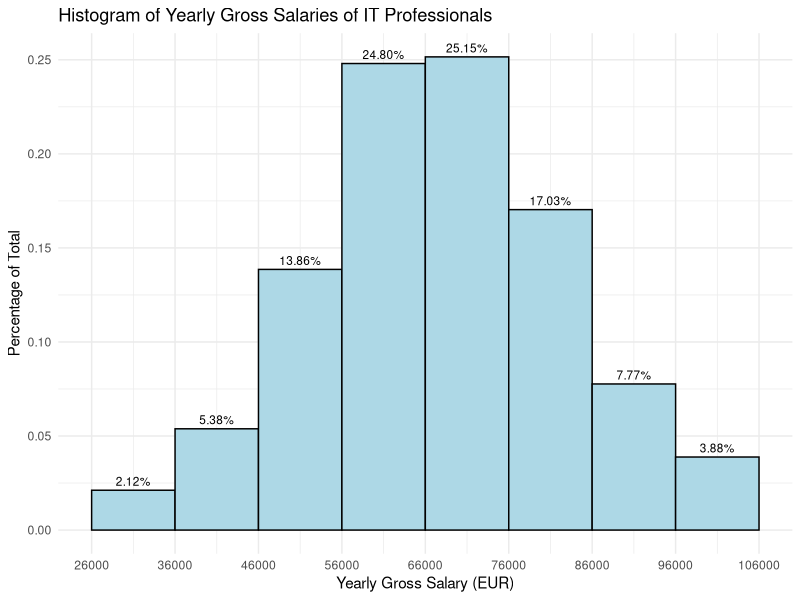
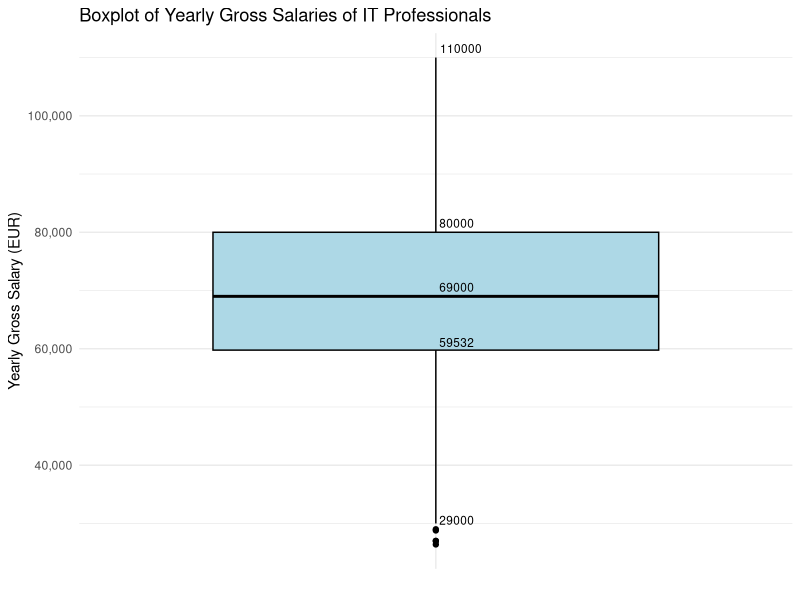
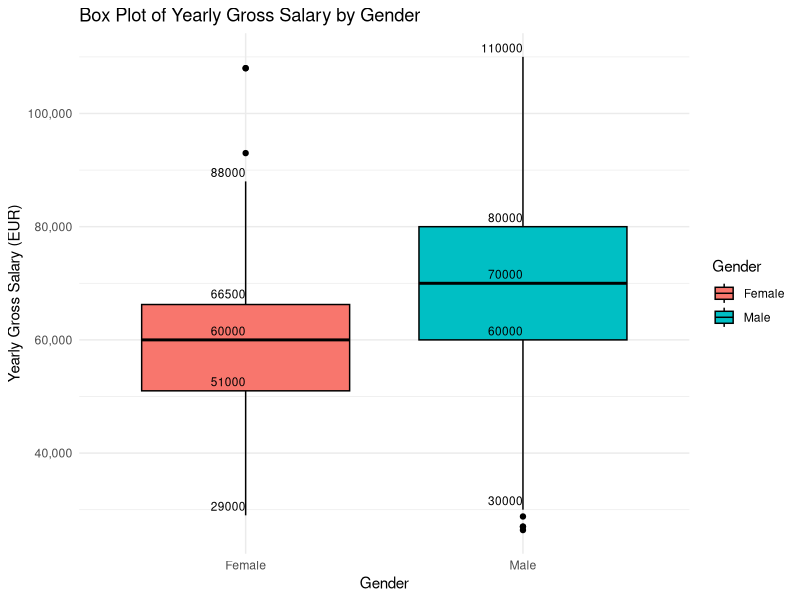
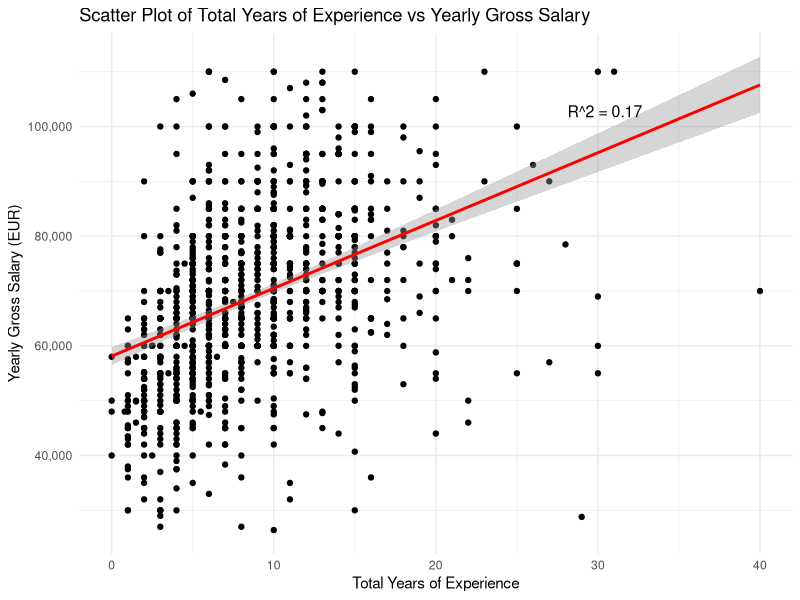
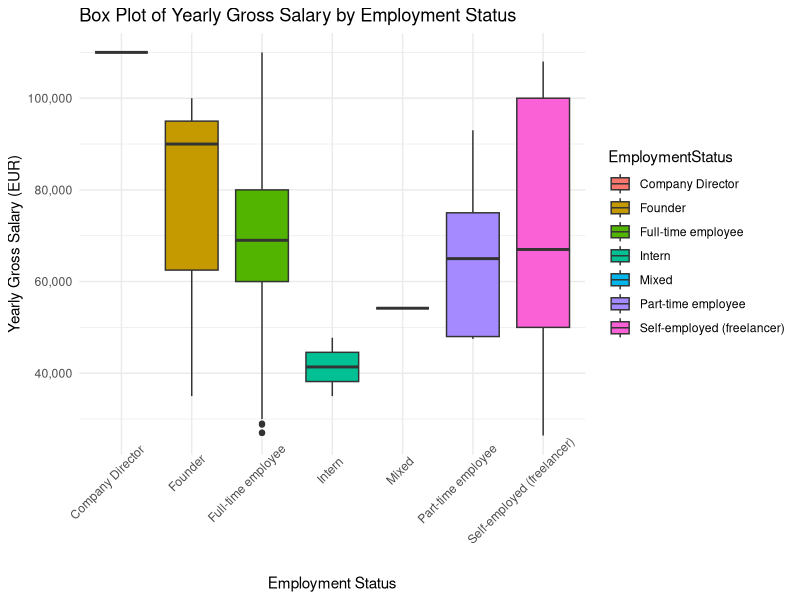
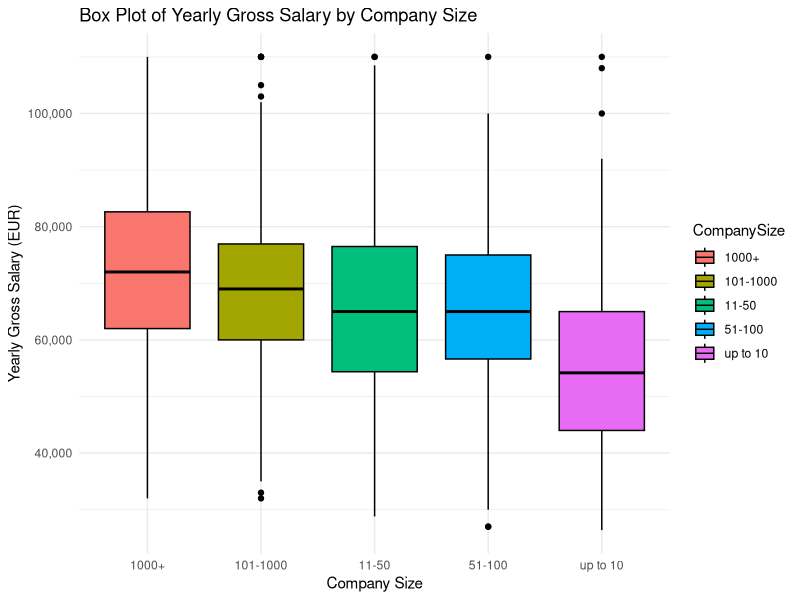
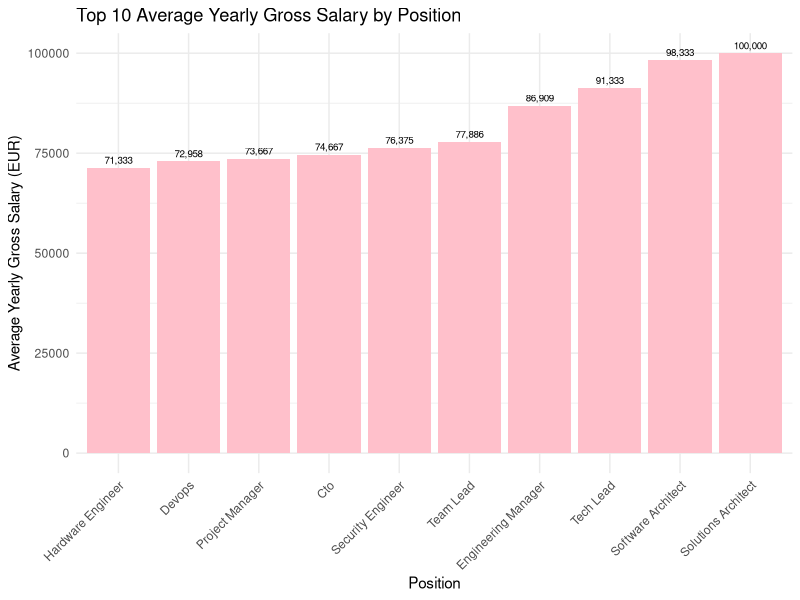
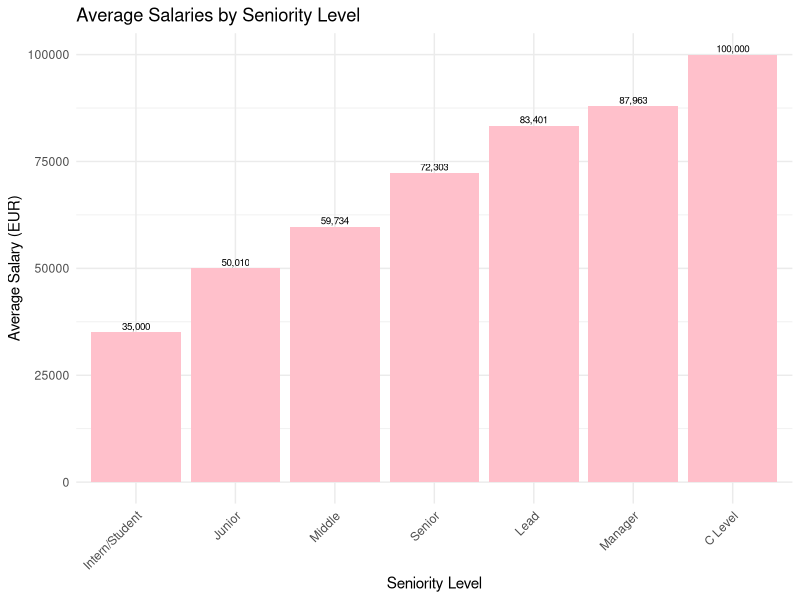

The R script that drew these images, in order:
## ---- chunk 1
library(readr)
library(readxl)
library(ggplot2)
library(tidyverse)
library(dplyr)
library(stringr)
#install.packages("Hmisc")
library(Hmisc)
## ---- chunk 2
employee_demographics <- read.csv("survey_employee_demographics.csv", na.strings = c("", "-", "--"))
employee_employment_details <- read_excel("survey_employee_employment_details.xlsx", na = c("", "-", "--"))
combined_employee <- merge(employee_demographics, employee_employment_details, by = "RecordID")
combined_employee
## ---- chunk 3
describe(combined_employee)
summary(combined_employee)
## ---- chunk 4
clean_combined_employee <- combined_employee %>%
  rename(
    `Total Years of Experience` = TotalYearsOfExperience,
    `Years of Experience in Germany` = YearsOfExperienceInGermany,
    `Main Programming Language` = YourMainProgrammingLanguage,
    `Other Programming Language` = OtherProgrammingLanguagesYouUseOften,
    `Yearly Brutto Salary (EUR)` = YearlyBruttoSalaryInEUR,
    `Yearly Bonus and Stocks (EUR)` = YearlyBonusAndStocksInEUR,
    `Annual Brutto Salary Last Year` = AnnualBruttoSalaryOneYearAgo,
    `Annual Bonus And Stocks Last Year` = AnnualBonusAndStocksOneYearAgo,
    `Number of Vacation Days` = NumberOfVacationDays,
    `Main Language At Work` = MainLanguageAtWork,
    `Lost Job due to COVID19` = HaveYouLostYourJobDueToTheCoronavirusOutbreak,
    `Kurzarbeit's Hours per Week` = HaveYouBeenForcedToHaveAShorterWorkingWeekKnownAsKurzarbeitIfYesHowManyHoursPerWeek,
    `WFH Additional Monetary from Employer (2020, EUR)` = HaveYouReceivedAdditionalMonetarySupportFromYourEmployerDueToWorkFromHomeIfYesHowMuchIn2020InEUR
  )
clean_combined_employee
## ---- chunk 5
na_counts <- rowSums(is.na(clean_combined_employee[ , !(names(clean_combined_employee) %in% c("Kurzarbeit's Hours per Week", "WFH Additional Monetary from Employer (2020, EUR)"))]))
clean_combined_employee <- clean_combined_employee[na_counts <= 5, ]
## ---- chunk 6
#Modifying data entries:
  ##Converting comma to decimal point in some data entries:
clean_combined_employee$`Total Years of Experience` <- gsub(",", ".", clean_combined_employee$`Total Years of Experience`)

#Extracting the first numeric part of some data entries:
clean_combined_employee$`Total Years of Experience` <- str_extract(clean_combined_employee$`Total Years of Experience`, "\\d+\\.?\\d*")

#Assigning a numeric value to data entry "less than year":
clean_combined_employee$`Total Years of Experience`[clean_combined_employee$`Total Years of Experience` == "less than year"] <- "0.5" #assuming half a year for "less than a year"

#Double check to ensure that all of entries are in the correct format:
unique(clean_combined_employee$`Total Years of Experience`)
## ---- chunk 7
#Modifying:
 ##Replacing comma in data entries
clean_combined_employee$`Years of Experience in Germany` <- gsub(",", ".", clean_combined_employee$`Years of Experience in Germany`)
 ##Transferring text to numeric
clean_combined_employee <- clean_combined_employee %>%
  mutate (
    `Years of Experience in Germany` = case_when(
      `Years of Experience in Germany` == "⁰" ~ "0",
      grepl("in Poland|in Switzerland", `Years of Experience in Germany`, ignore.case = TRUE) ~ "0",
      grepl("less than year", `Years of Experience in Germany`, ignore.case = TRUE) ~ "0.5",
      grepl("4 month", `Years of Experience in Germany`, ignore.case = TRUE) ~ "0.3",
      grepl("3 month", `Years of Experience in Germany`, ignore.case = TRUE) ~ "0.25",
      grepl("<1", `Years of Experience in Germany`, ignore.case = TRUE) ~ "0.8",
      grepl("lab",`Years of Experience in Germany`, ignore.case = TRUE) ~ "0",
      TRUE ~ `Years of Experience in Germany`
    )
  )
#Double check to ensure that all of entries are in the correct format:
unique(clean_combined_employee$`Years of Experience in Germany`)
## ---- chunk 8
#Standardizing data entries:
clean_combined_employee <- clean_combined_employee %>%
  mutate(
    SeniorityLevel = case_when(
      grepl("intern|student", SeniorityLevel, ignore.case = TRUE) ~ "Intern/Student",
      grepl("junior", SeniorityLevel, ignore.case = TRUE) ~ "Junior",
      grepl("senior", SeniorityLevel, ignore.case = TRUE) ~ "Senior",
      grepl("lead|key|principal", SeniorityLevel, ignore.case = TRUE) ~ "Lead",
      grepl("entry level", SeniorityLevel, ignore.case = TRUE) ~ "Junior",
      grepl("head|Work Center", SeniorityLevel, ignore.case = TRUE) ~ "Manager", 
      grepl("cto|c-level|c level|director|vp", SeniorityLevel, ignore.case = TRUE) ~ "C Level",
      grepl("no level|no idea", SeniorityLevel, ignore.case = TRUE) ~ NA,
      TRUE ~ SeniorityLevel
    ),
    SeniorityLevel = str_to_title(SeniorityLevel)  
  )

# Printing the updated seniority levels to verify the changes
unique(clean_combined_employee$SeniorityLevel)
## ---- chunk 9
#Removing decimals from data entries
clean_combined_employee$`Yearly Brutto Salary (EUR)` <- round(as.numeric(clean_combined_employee$`Yearly Brutto Salary (EUR)`))

#Replacing outliers with NAs
salary_outliers <- boxplot.stats(clean_combined_employee$`Yearly Brutto Salary (EUR)`)$out
salary_outliers

which(clean_combined_employee$`Yearly Brutto Salary (EUR)` %in% salary_outliers)

clean_combined_employee[which(clean_combined_employee$`Yearly Brutto Salary (EUR)` %in% salary_outliers), "Yearly Brutto Salary (EUR)"] <- NA

##Double check to ensure that all of entries are in the correct format
summary(clean_combined_employee$`Yearly Brutto Salary (EUR)`)

## ---- chunk 10
#Standardizing:
clean_combined_employee <- clean_combined_employee %>%
  mutate(EmploymentStatus = case_when(
    grepl("working|student|intern", EmploymentStatus, ignore.case = TRUE) ~ "Intern",
    EmploymentStatus == "Full-time position, part-time position, & self-employed (freelancing, tutoring)" ~ "Mixed",
    EmploymentStatus == "full-time, but 32 hours per week (it was my request, I'm a student)" ~ "Full-time employee",
    EmploymentStatus == "Full-time position, part-time position, & self-employed (freelancing, tutoring)" ~ "Mixed",
    TRUE ~ EmploymentStatus
  ))
#Double check to ensure that all of entries are in the correct format
unique(clean_combined_employee$EmploymentStatus)
## ---- chunk 11
#Standardizing:
clean_combined_employee <- clean_combined_employee %>%
  mutate(
    Position = case_when(
       Position == "working student (QA)" ~ "QA Engineer",
       Position == "Testautomation" ~ "Test Automation",
       Position == "Testmanager" ~ "Test Manager",
       Position == "Systemadministrator" ~ "System Administrator", 
       Position == "Software Architekt" ~ "Software Architect",
       Position == "Senior Network&Security Eng." ~ "Security Engineer", 
       grepl("dana|dba", Position, ignore.case = TRUE) ~ "Data Analyst",
       grepl("sre|sw", Position, ignore.case = TRUE) ~ "Software Engineer",
       grepl("consult", Position, ignore.case = TRUE) ~ "Consultant",
       grepl("sales", Position, ignore.case = TRUE) ~ "Sales", 
       grepl("Fullstack Engineer, Ну Или Software Engineer", Position, ignore.case = TRUE) ~ "Fullstack Engineer", 
       grepl("analyst", Position, ignore.case = TRUE) & !grepl("data analyst", Position, ignore.case = TRUE) ~ "Business Analyst",
       grepl("Databengineer", Position, ignore.case = TRUE) ~ "Data Engineer",
       grepl("(?=.*\\bdata\\b)(?=.*\\bengineer\\b)", Position, ignore.case = TRUE, perl = TRUE) ~ "Data Engineer",
       grepl("(?=.*\\bsoftware\\b)(?=.*\\bengineer\\b)", Position, ignore.case = TRUE, perl = TRUE) ~ "Software Engineer",
       grepl("tech.*lead|technical lead", Position, ignore.case = TRUE) ~ "Tech Lead",
       grepl("teamlead|team lead", Position, ignore.case = TRUE) ~ "Team Lead",
       grepl("Full-Stack", Position, ignore.case = TRUE) ~ "Fullstack Developer",
       TRUE ~ (Position),
    ),
    Position = str_to_title(str_trim(Position))
  )
unique(clean_combined_employee$Position)   
## ---- chunk 12
#Modifying inconsistency:
clean_combined_employee <- clean_combined_employee %>%
  mutate(
     `Lost Job due to COVID19`= case_when(
       `Lost Job due to COVID19` == "i didn't but will be looking for new one because of covid" ~ "No",
       `Lost Job due to COVID19` == "Lost the job but for different reason" ~ "No",
       `Lost Job due to COVID19` == "Have been a freelancer at the beginning of year" ~ "No",
       `Lost Job due to COVID19` == "Leads and project inquiries have slowed down" ~ "No",
       `Lost Job due to COVID19` == "Laid off for a bit" ~ "No",
       grepl("No", `Lost Job due to COVID19`, ignore.case = TRUE) ~ "No",
       grepl("kurzarbeitzeit", `Lost Job due to COVID19`, ignore.case = TRUE) ~ "No",
       grepl("Yes", `Lost Job due to COVID19`, ignore.case = TRUE) ~ "Yes",
       TRUE ~ (`Lost Job due to COVID19`),
    ),
   `Lost Job due to COVID19` = str_to_title(str_trim(`Lost Job due to COVID19`))
  )
unique(clean_combined_employee$`Lost Job due to COVID19`) 
## ---- chunk 13
clean_combined_employee <- clean_combined_employee %>%
  mutate(
    Gender = as.factor(Gender),
    Age = as.numeric(Age),
    `Total Years of Experience` = as.numeric(`Total Years of Experience`),
    `Years of Experience in Germany` = as.numeric(`Years of Experience in Germany`),
    `Number of Vacation Days` = as.numeric(`Number of Vacation Days`),
    `Yearly Brutto Salary (EUR)` = as.numeric(`Yearly Brutto Salary (EUR)`),
    `Yearly Bonus and Stocks (EUR)` = as.numeric(`Yearly Bonus and Stocks (EUR)`),
    `Annual Bonus And Stocks Last Year` = as.numeric(`Annual Bonus And Stocks Last Year`),
    `Annual Brutto Salary Last Year` = as.numeric(`Annual Brutto Salary Last Year`),
    `Kurzarbeit's Hours per Week` = as.numeric(`Kurzarbeit's Hours per Week`),
    `WFH Additional Monetary from Employer (2020, EUR)` = as.numeric(`WFH Additional Monetary from Employer (2020, EUR)`),
    EmploymentStatus = as.character(EmploymentStatus),
    `Lost Job due to COVID19` = as.factor(`Lost Job due to COVID19`)
  )

## ---- chunk 14
breaks <- seq(26000, 110000, by = 10000)

ggplot(clean_combined_employee, aes(x = `Yearly Brutto Salary (EUR)`)) +
  geom_histogram(aes(y = ..count../sum(..count..)), breaks = breaks, fill = "lightblue", color = "black", na.rm = TRUE) +
  geom_text(aes(y = ..count../sum(..count..), label = sprintf("%.2f%%", ..count../sum(..count..) * 100)), 
            stat = "bin", vjust = -0.5, color = "black", size = 3, breaks = breaks) +
  scale_x_continuous(breaks = breaks) +
  labs(title = "Histogram of Yearly Gross Salaries of IT Professionals",
       x = "Yearly Gross Salary (EUR)",
       y = "Percentage of Total") +
  theme_minimal() 

## ---- chunk 15

#Calculating statistics
stats <- boxplot.stats(clean_combined_employee$`Yearly Brutto Salary (EUR)`)$stats
stats_df <- data.frame(
  Value = stats)

#Plotting
ggplot(data = clean_combined_employee, aes(x = factor(1), y = `Yearly Brutto Salary (EUR)`)) +
  geom_boxplot(fill = "lightblue", color = "black") +
  geom_text(data = stats_df, aes(x = 1, y = Value, label = stats), size = 3, vjust = -0.5, hjust = -0.1) +
  labs(title = "Boxplot of Yearly Gross Salaries of IT Professionals",
       x = "",  
       y = "Yearly Gross Salary (EUR)") +
  scale_x_discrete(labels = NULL) +
  theme_minimal() +
  scale_y_continuous(labels = scales::comma)

## ---- chunk 16
#Creating a new dataframe to prepare data for plotting
task_4_data <- clean_combined_employee %>%
  filter(!is.na(Gender), Gender != "Diverse") %>%  #Removing NAs and Diverse as Diverse has limited records
  group_by(Gender) %>%
  summarise(Stats = list(boxplot.stats(`Yearly Brutto Salary (EUR)`)$stats)) %>%
  unnest_wider(Stats, names_sep = "_") %>%
  pivot_longer(cols = starts_with("Stats_"), names_to = "Statistic", values_to = "Value", names_prefix = "Stats_") %>%
  mutate(Statistic = factor(Statistic, levels = c("min", "q1", "median", "q3", "max")))

# Plotting
ggplot(clean_combined_employee, aes(x = Gender, y = `Yearly Brutto Salary (EUR)`)) +
  geom_boxplot(aes(fill = Gender), color = "black") +
  geom_text(data = task_4_data, aes(x = Gender, y = Value, label = round(Value, 2)),
            position = position_dodge(width = 0.75), vjust = -0.5, hjust = 1, size = 3, color = "black") +
  labs(title = "Box Plot of Yearly Gross Salary by Gender",
       x = "Gender",
       y = "Yearly Gross Salary (EUR)") +
  scale_x_discrete(limits = unique(task_4_data$Gender)) +
  theme_minimal() +
  scale_y_continuous(labels = scales::comma)

## ---- chunk 17
#Preparing data to plot the scatter plot:
task5_data_exp_year <- clean_combined_employee %>%
  filter(!is.na(`Total Years of Experience`), !is.na(`Yearly Brutto Salary (EUR)`))

#Building a linear model for the scatter plot:
model <- lm(`Yearly Brutto Salary (EUR)` ~ `Total Years of Experience`, data = task5_data_exp_year)

#Getting r square
model_summary <- broom::glance(model)
r_squared <- model_summary$r.squared  

#Plotting
ggplot(task5_data_exp_year, aes(x = `Total Years of Experience`, y = `Yearly Brutto Salary (EUR)`)) +
  geom_point() + 
  geom_smooth(method = "lm", color = "red") +
  annotate("text", x = Inf, y = Inf, label = sprintf("R^2 = %.2f", r_squared), hjust = 3, vjust = 7, color = "black", size = 4) +
  labs(title = "Scatter Plot of Total Years of Experience vs Yearly Gross Salary",
       x = "Total Years of Experience",
       y = "Yearly Gross Salary (EUR)") +
  theme_minimal() +
  scale_y_continuous(labels = scales::comma)

## ---- chunk 18
#Preparing data to plot
task5_data_emp_status <- clean_combined_employee %>%
  filter(!is.na(EmploymentStatus), !is.na(`Yearly Brutto Salary (EUR)`))

#Plotting:
ggplot(task5_data_emp_status, aes(x = EmploymentStatus, y = `Yearly Brutto Salary (EUR)`, fill = EmploymentStatus)) +
  geom_boxplot() +
  labs(title = "Box Plot of Yearly Gross Salary by Employment Status",
       x = "Employment Status",
       y = "Yearly Gross Salary (EUR)") +
  theme_minimal() +
  theme(axis.text.x = element_text(angle = 45, hjust = 0.75)) +
  scale_y_continuous(labels = scales::comma)

## ---- chunk 19
task5_data_comp_size <- clean_combined_employee %>%
  filter(!is.na(CompanySize))

ggplot(task5_data_comp_size, aes(x = CompanySize, y = `Yearly Brutto Salary (EUR)`)) +
  geom_boxplot(aes(fill = CompanySize), color = "black", na.rm = TRUE) +
  labs(title = "Box Plot of Yearly Gross Salary by Company Size",
       x = "Company Size",
       y = "Yearly Gross Salary (EUR)") +
  theme_minimal() +
  scale_y_continuous(labels = scales::comma)
## ---- chunk 20
salary_by_position <- clean_combined_employee %>%
  group_by(Position) %>%
  filter(!is.na(Position), !is.na(`Yearly Brutto Salary (EUR)`)) %>%
  summarise(Count = n(), AverageSalary = round(mean(`Yearly Brutto Salary (EUR)`, na.rm = TRUE))) %>%
  arrange(desc(AverageSalary)) %>%
  filter(Count > 2) %>% #removing the variables have less than 2 counts to remove noise in analysis, as they have too limited records for effective analysis
  slice_head(n = 10)

# Create a bar chart
ggplot(salary_by_position, aes(x = reorder(Position, AverageSalary), y = AverageSalary)) +
  geom_bar(stat = "identity", fill = "pink") +
  labs(title = "Top 10 Average Yearly Gross Salary by Position",
       x = "Position",
       y = "Average Yearly Gross Salary (EUR)") +
  theme_minimal() +
  geom_text(aes(label = scales::comma(AverageSalary)), vjust = -0.5, color = "black", size = 2.5) +
  theme(axis.text.x = element_text(angle = 45, hjust = 1))
## ---- chunk 21
salary_by_seniority <- clean_combined_employee %>%
  group_by(SeniorityLevel) %>%
  filter(!is.na(SeniorityLevel), !is.na(`Yearly Brutto Salary (EUR)`)) %>%
  dplyr::summarize(AverageSalary = mean(`Yearly Brutto Salary (EUR)`, na.rm = TRUE)) %>%
  arrange(desc(AverageSalary))

#Plotting:
ggplot(salary_by_seniority, aes(x = reorder(SeniorityLevel, AverageSalary), y = AverageSalary)) +
  geom_bar(stat = "identity", fill = "pink") +
  labs(title = "Average Salaries by Seniority Level",
       x = "Seniority Level",
       y = "Average Salary (EUR)") +
  theme_minimal() +
  geom_text(aes(label = scales::comma(AverageSalary)), vjust = -0.3, color = "black", size = 2.5) +
  theme(axis.text.x = element_text(angle = 45, hjust = 1)) 
